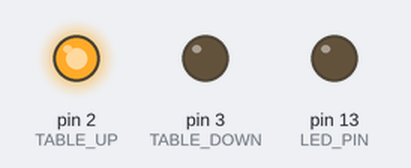
Bench run of a sketch on a simulated Arduino Nano, built with avr-gcc and run on an emulated ATmega328P. Parts: output pins drawn as LEDs (lit = HIGH). The local clock reads 2024-03-15 10:24:30 at power-on unless the sketch sets it; storage starts empty; what the sketch prints to the serial monitor is not drawn.

Above: at 2.5 s.
At 7.5 s:
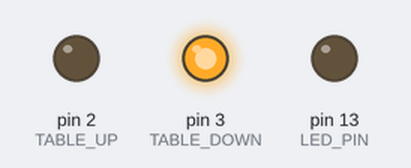
Timing chart, 0 to 13.0 s (numbered marks = the images above):
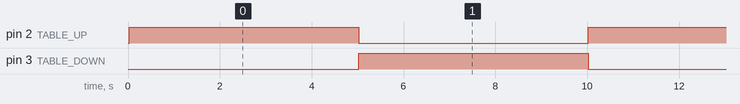

The sketch:

crecol_v02.ino
```cpp
//Crecol v0.1
//Code applies to HV3.0

#include <Wire.h>

//LED definitions
#include <Adafruit_NeoPixel.h>
#define LED_PIN          8
#define LED_COUNT       16
#define BRIGHTNESS     255

//RTC definitions
#include "RTClib.h"
#define RTC_INT         A0
RTC_DS1307 rtc;

//SD definitions
#include <SPI.h>
#include <SD.h>
#define SD_CS           10
File logfile;

//Rotary Encoder definitions
#define ENC_SWITCH      A7
#define ENC_A            9
#define ENC_B            4
uint8_t last_button_state = 0;
volatile int16_t encoderPos = 0;
int16_t oldEncoderPos = 0;

//Motor Driver definitions
#define TABLE_UP         2
#define TABLE_DOWN       3

//State Machine definitions
#define UNDEFINED       0
#define STANDING        1
#define SITTING         2
#define TEAM            3
uint8_t current_state = 0;
uint8_t for_last_state = 0;

#define LED_PIN        13


void setup() {
  pinMode(LED_PIN, OUTPUT);
  pinMode(RTC_INT, INPUT);
  pinMode(SD_CS, OUTPUT);
  pinMode(ENC_SWITCH, INPUT);
  pinMode(ENC_A, INPUT);
  pinMode(ENC_B, INPUT);
  pinMode(TABLE_UP, OUTPUT);
  pinMode(TABLE_DOWN, OUTPUT);
  pinMode(LED_PIN, OUTPUT);

  Wire.begin();
  Serial.begin(9600);
  while(!Serial);

  rtc.begin();

  if (! rtc.isrunning()) {
    Serial.println("RTC is NOT running!");
    // following line sets the RTC to the date & time this sketch was compiled
    rtc.adjust(DateTime(F(__DATE__), F(__TIME__)));
    // This line sets the RTC with an explicit date & time, for example to set
    // January 21, 2014 at 3am you would call:
    // rtc.adjust(DateTime(2014, 1, 21, 3, 0, 0));
  }
  Serial.println("RTC innitialized");
  DateTime time = rtc.now();
  Serial.println(time.timestamp(DateTime::TIMESTAMP_FULL));

  attachInterrupt(digitalPinToInterrupt(ENC_A), readEncoder, CHANGE);
  Serial.println("Encoder initialized");

  if (!SD.begin(SD_CS)) {
    Serial.println("Card init. failed!");
  }
  Serial.println("SD card initialized");

//  char filename[15];
//  strcpy(filename, "/ANALOG00.TXT");
//  for (uint8_t i = 0; i < 100; i++) {
//    filename[7] = '0' + i/10;
//    filename[8] = '0' + i%10;
//    // create if does not exist, do not open existing, write, sync after write
//    if (! SD.exists(filename)) {
//      break;
//    }
//  }
//    logfile = SD.open(filename, FILE_WRITE);
//  if( ! logfile ) {
//    Serial.print("Couldnt create ");
//    Serial.println(filename);
//  }
//  Serial.print("Writing to ");
//  Serial.println(filename);
//  Serial.println("Ready!");

}

void readEncoder(){

  //digitalWrite(LED_PIN, HIGH);
  //uint8_t p0 = digitalRead(ENCODER_0_PIN);//(PIND & (1 << 0));
  //uint8_t p1 = digitalRead(ENC_B);//(PIND & (1 << 2)) >> 2;

  if (digitalRead(ENC_A) == digitalRead(ENC_B)) {
    encoderPos++;
  } else {
    encoderPos--;
  }
  digitalWrite(LED_PIN, HIGH);
}

bool encoder_switch(){
  if( !digitalRead(ENC_SWITCH) && last_button_state == 0 ){
    last_button_state = 1;
    return( true );
  }
  else if( digitalRead(ENC_SWITCH) ){
    last_button_state = 0;
    return( false );
  }
}


void loop() {
  //DateTime time = rtc.now();

 //Full Timestamp
  //Serial.println(String("DateTime::TIMESTAMP_FULL:\t")+time.timestamp(DateTime::TIMESTAMP_FULL));

//  digitalWrite(TABLE_UP, HIGH);
//  digitalWrite(TABLE_DOWN, LOW);
//  Serial.println("up");
//  delay(3000);
//
//  digitalWrite(TABLE_UP, LOW);
//  digitalWrite(TABLE_DOWN, HIGH);
//  Serial.println("down");
//  delay(3000);

  switch( current_state ){
    case( UNDEFINED ):
      if( encoder_switch()  ){
        current_state = STANDING;
        Serial.println("STANDING");
      }
    break;

    case( STANDING ):
      if( encoder_switch() ){
        current_state = TEAM;
        for_last_state = STANDING;
        Serial.println("TEAM");
      }

    break;

    case( SITTING ):
      if( encoder_switch() ){
        current_state = TEAM;
        for_last_state = SITTING;
        Serial.println("TEAM");
      }

    break;

    case( TEAM ):
      if( encoder_switch() ){
        if( for_last_state == STANDING ){
          current_state = SITTING;
          Serial.println("SITTING");
        }
        else if( for_last_state == SITTING ){
          current_state = STANDING;
          Serial.println("STANDING");
        }
      }
    break;
  }


  if( encoderPos != oldEncoderPos ){
    oldEncoderPos = encoderPos;
    Serial.println(encoderPos);

    File dataFile = SD.open("datalog.txt", FILE_WRITE);

      // if the file is available, write to it:
    if (dataFile) {
      dataFile.println(encoderPos);
      dataFile.close();
        // print to the serial port too:
        //Serial.println(dataString);
    }
    // if the file isn't open, pop up an error:
    else {
      Serial.println("error opening datalog.txt");
    }
  }

  digitalWrite(TABLE_UP, HIGH);
  digitalWrite(TABLE_DOWN, LOW);
  delay(5000);
  digitalWrite(TABLE_UP, LOW);
  digitalWrite(TABLE_DOWN, HIGH);
  delay(5000);

  //readEncoder();

}
```

Measured:
- by itself, pin 2 (TABLE_UP), pin 3 (TABLE_DOWN): alternates HIGH for 5.0 s and LOW for 5.0 s
